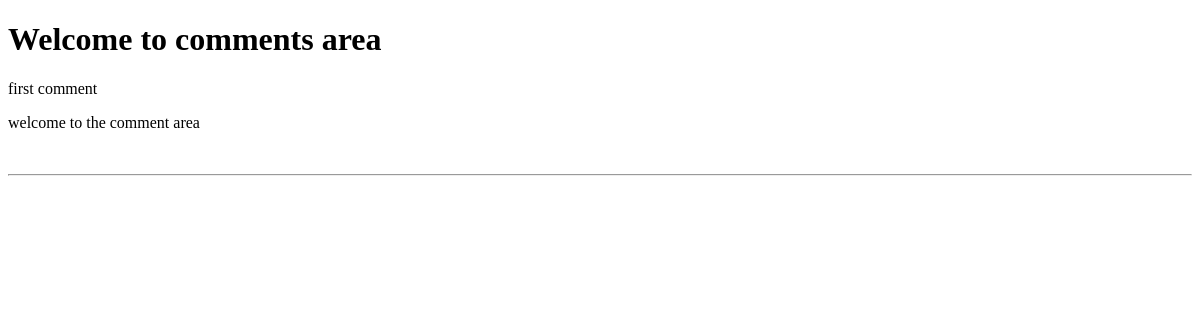
Before: / with the older database file.
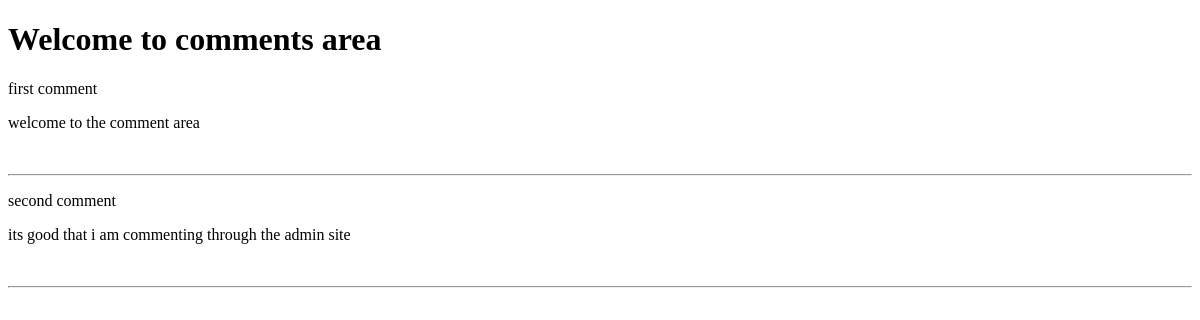
After: the same page with the newer database file.
### wel_app/models.py (models this page shows, shortened)
class Comment(models.Model):
  title=models.CharField(max_length=200)
  comment=models.TextField()

### wel_app/views.py (the view)
# urls.py: path('', views.comments,name='comment')
def comments(request):
  comm=Comment.objects.all()
  return render(request,'comment.html',{'comm':comm})

### wel_app/templates/comment.html (shortened to what this page needs)
<!DOCTYPE html>
<html lang="en">
  <head>
  </head>
  <body>
    <h1>Welcome to comments area</h1>
    {% for comments in comm %}
    <p>{{comments.title}}</p>
    <p>{{comments.comment}}</p>
    <br />
    <hr />
    {% endfor %}
  </body>
</html>

Changed rows visible on the page:
added Comment: title "second comment", comment "its good that i am commenting through the admin site"
